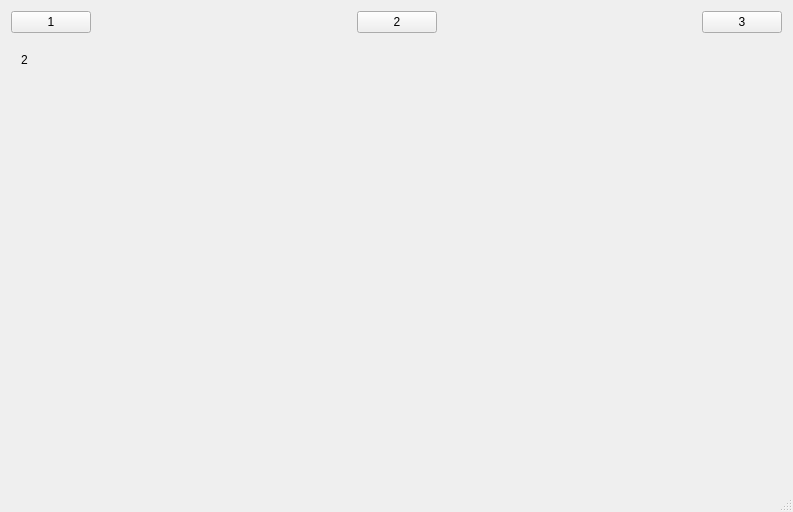
<?xml version="1.0" encoding="UTF-8"?>
<ui version="4.0">
 <class>MainWindow</class>
 <widget class="QMainWindow" name="MainWindow">
  <property name="geometry">
   <rect>
    <x>0</x>
    <y>0</y>
    <width>793</width>
    <height>512</height>
   </rect>
  </property>
  <property name="windowTitle">
   <string>MainWindow</string>
  </property>
  <widget class="QWidget" name="centralWidget">
   <layout class="QVBoxLayout" name="verticalLayout">
    <item>
     <layout class="QHBoxLayout" name="horizontalLayout">
      <item>
       <widget class="QPushButton" name="pushButton">
        <property name="text">
         <string>1</string>
        </property>
       </widget>
      </item>
      <item>
       <spacer name="horizontalSpacer_2">
        <property name="orientation">
         <enum>Qt::Horizontal</enum>
        </property>
        <property name="sizeHint" stdset="0">
         <size>
          <width>40</width>
          <height>20</height>
         </size>
        </property>
       </spacer>
      </item>
      <item>
       <widget class="QPushButton" name="pushButton_2">
        <property name="text">
         <string>2</string>
        </property>
       </widget>
      </item>
      <item>
       <spacer name="horizontalSpacer_3">
        <property name="orientation">
         <enum>Qt::Horizontal</enum>
        </property>
        <property name="sizeHint" stdset="0">
         <size>
          <width>40</width>
          <height>20</height>
         </size>
        </property>
       </spacer>
      </item>
      <item>
       <widget class="QPushButton" name="pushButton_3">
        <property name="text">
         <string>3</string>
        </property>
       </widget>
      </item>
     </layout>
    </item>
    <item>
     <widget class="QStackedWidget" name="stackedWidget">
      <property name="currentIndex">
       <number>1</number>
      </property>
      <widget class="QWidget" name="page">
       <layout class="QGridLayout" name="gridLayout">
        <item row="0" column="0" rowspan="5">
         <widget class="QLabel" name="label">
          <property name="styleSheet">
           <string notr="true">font: 14pt &quot;黑体&quot;;</string>
          </property>
          <property name="text">
           <string>1</string>
          </property>
         </widget>
        </item>
        <item row="12" column="0" colspan="3">
         <widget class="QTableWidget" name="looktable">
          <column>
           <property name="text">
            <string>航班号</string>
           </property>
          </column>
          <column>
           <property name="text">
            <string>票价</string>
           </property>
          </column>
          <column>
           <property name="text">
            <string>起飞日期</string>
           </property>
          </column>
          <column>
           <property name="text">
            <string>到达日期</string>
           </property>
          </column>
          <column>
           <property name="text">
            <string>起飞时间</string>
           </property>
          </column>
          <column>
           <property name="text">
            <string>飞行距离</string>
           </property>
          </column>
          <column>
           <property name="text">
            <string>机型</string>
           </property>
          </column>
          <column>
           <property name="text">
            <string>起飞城市</string>
           </property>
          </column>
          <column>
           <property name="text">
            <string>目的地</string>
           </property>
          </column>
         </widget>
        </item>
        <item row="8" column="0">
         <widget class="QComboBox" name="comboBox_2"/>
        </item>
        <item row="6" column="0">
         <widget class="QComboBox" name="comboBox"/>
        </item>
        <item row="7" column="0">
         <widget class="QLabel" name="label_5">
          <property name="text">
           <string>目的地</string>
          </property>
         </widget>
        </item>
        <item row="5" column="0">
         <widget class="QLabel" name="label_4">
          <property name="text">
           <string>出发城市</string>
          </property>
         </widget>
        </item>
        <item row="6" column="1">
         <widget class="QPushButton" name="pushButton_4">
          <property name="text">
           <string>购票</string>
          </property>
         </widget>
        </item>
       </layout>
      </widget>
      <widget class="QWidget" name="page_2">
       <widget class="QLabel" name="label_2">
        <property name="geometry">
         <rect>
          <x>10</x>
          <y>10</y>
          <width>41</width>
          <height>21</height>
         </rect>
        </property>
        <property name="styleSheet">
         <string notr="true">font: 12pt &quot;黑体&quot;;</string>
        </property>
        <property name="text">
         <string>2</string>
        </property>
       </widget>
      </widget>
      <widget class="QWidget" name="page_3">
       <widget class="QLabel" name="label_3">
        <property name="geometry">
         <rect>
          <x>10</x>
          <y>10</y>
          <width>41</width>
          <height>21</height>
         </rect>
        </property>
        <property name="styleSheet">
         <string notr="true">font: 12pt &quot;黑体&quot;;</string>
        </property>
        <property name="text">
         <string>3</string>
        </property>
       </widget>
      </widget>
     </widget>
    </item>
   </layout>
  </widget>
  <widget class="QStatusBar" name="statusBar"/>
 </widget>
 <layoutdefault spacing="6" margin="11"/>
 <resources/>
 <connections/>
</ui>
